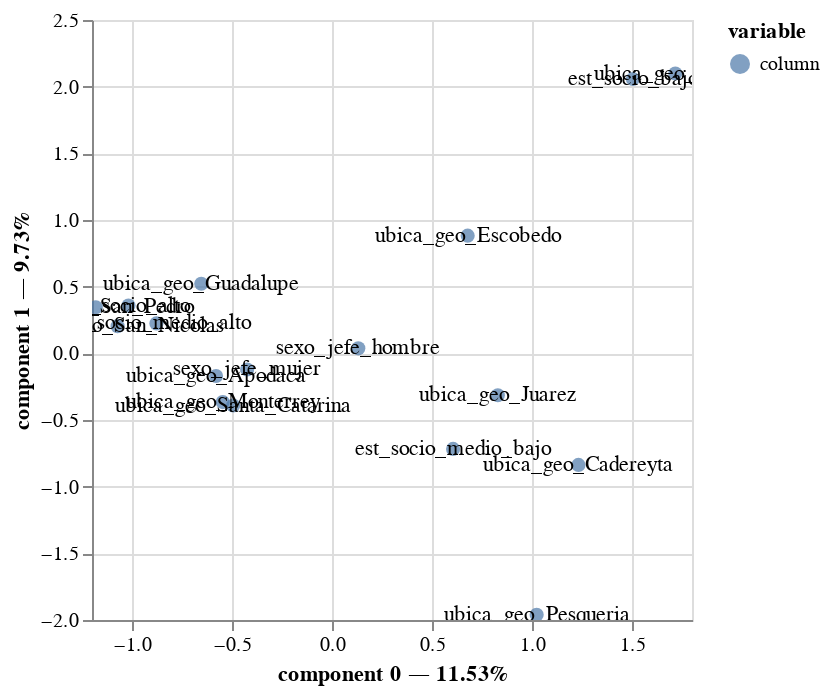

Notebook code cell kept with this figure:
### Code cell
# Creación de instancia del modelo
mca = prince.MCA(n_components = 2)
# Ajuste del modelo a los datos
mca = mca.fit(df[var_cat])
# Crea gráfico
ax = mca.plot(df[var_cat], show_column_labels=True, show_row_markers=False)
ax

### Figure 1 — Vega-Lite specification as saved in the notebook (floating-point values rounded to 4 significant figures)
{"config": {"view": {"continuousWidth": 300, "continuousHeight": 300}}, "layer": [{"mark": {"type": "circle", "size": 50}, "encoding": {"color": {"field": "variable", "type": "nominal"}, "tooltip": [{"field": "variable", "type": "nominal"}, {"field": "value", "type": "nominal"}, {"field": "component 0", "type": "quantitative"}, {"field": "component 1", "type": "quantitative"}], "x": {"axis": {"title": "component 0 — 11.53%"}, "field": "component 0", "scale": {"zero": false}, "type": "quantitative"}, "y": {"axis": {"title": "component 1 — 9.73%"}, "field": "component 1", "scale": {"zero": false}, "type": "quantitative"}}, "name": "view_1"}, {"mark": {"type": "text"}, "encoding": {"text": {"field": "label", "type": "nominal"}, "x": {"axis": {"title": "component 0 — 11.53%"}, "field": "component 0", "scale": {"zero": false}, "type": "quantitative"}, "y": {"axis": {"title": "component 1 — 9.73%"}, "field": "component 1", "scale": {"zero": false}, "type": "quantitative"}}}], "data": {"name": "data-a3aea1c09d9bb059fad2dfb159202d1c"}, "params": [{"name": "param_1", "select": {"type": "interval", "encodings": ["x", "y"]}, "bind": "scales", "views": ["view_1"]}], "$schema": "https://vega.github.io/schema/vega-lite/v5.8.0.json", "datasets": {"data-a3aea1c09d9bb059fad2dfb159202d1c": [{"component 0": -1.018, "component 1": 0.3581, "variable": "column", "value": "est_socio_alto", "label": "est_socio_alto"}, {"component 0": 1.504, "component 1": 2.057, "variable": "column", "value": "est_socio_bajo", "label": "est_socio_bajo"}, {"component 0": -0.8779, "component 1": 0.2243, "variable": "column", "value": "est_socio_medio_alto", "label": "est_socio_medio_alto"}, {"component 0": 0.6054, "component 1": -0.7167, "variable": "column", "value": "est_socio_medio_bajo", "label": "est_socio_medio_bajo"}, {"component 0": 0.1315, "component 1": 0.03757, "variable": "column", "value": "sexo_jefe_hombre", "label": "sexo_jefe_hombre"}, {"component 0": -0.4241, "component 1": -0.1211, "variable": "column", "value": "sexo_jefe_mujer", "label": "sexo_jefe_mujer"}, {"component 0": -0.5798, "component 1": -0.1703, "variable": "column", "value": "ubica_geo_Apodaca", "label": "ubica_geo_Apodaca"}, {"component 0": 1.232, "component 1": -0.837, "variable": "column", "value": "ubica_geo_Cadereyta", "label": "ubica_geo_Cadereyta"}, {"component 0": 0.6784, "component 1": 0.8825, "variable": "column", "value": "ubica_geo_Escobedo", "label": "ubica_geo_Escobedo"}, {"component 0": 1.717, "component 1": 2.098, "variable": "column", "value": "ubica_geo_Garcia", "label": "ubica_geo_Garcia"}, {"component 0": -0.6537, "component 1": 0.5222, "variable": "column", "value": "ubica_geo_Guadalupe", "label": "ubica_geo_Guadalupe"}, {"component 0": 0.8291, "component 1": -0.3146, "variable": "column", "value": "ubica_geo_Juarez", "label": "ubica_geo_Juarez"}, {"component 0": -0.5464, "component 1": -0.3655, "variable": "column", "value": "ubica_geo_Monterrey", "label": "ubica_geo_Monterrey"}, {"component 0": 1.023, "component 1": -1.961, "variable": "column", "value": "ubica_geo_Pesqueria", "label": "ubica_geo_Pesqueria"}, {"component 0": -1.072, "component 1": 0.2035, "variable": "column", "value": "ubica_geo_San_Nicolas", "label": "ubica_geo_San_Nicolas"}, {"component 0": -1.181, "component 1": 0.3459, "variable": "column", "value": "ubica_geo_San_Pedro", "label": "ubica_geo_San_Pedro"}, {"component 0": -0.4941, "component 1": -0.3916, "variable": "column", "value": "ubica_geo_Santa_Catarina", "label": "ubica_geo_Santa_Catarina"}]}}
